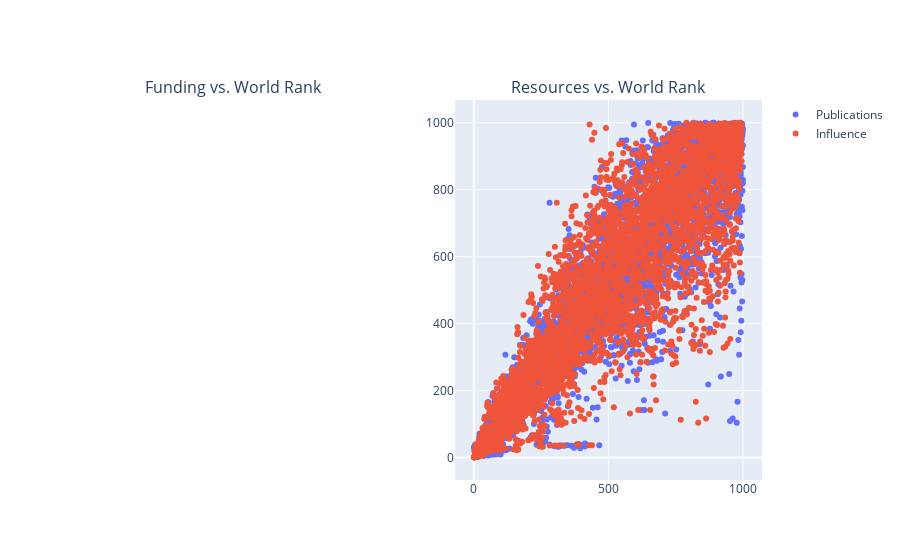

The notebook cell saved with this chart:
### Code cell
# Scatter plot of resources vs. world rank
fig.add_trace(
    go.Scatter(x=df["influence"], y=df["world_rank"], mode="markers", name="Influence"),
    row=1, col=2
)

### Figure 1 — Plotly figure (JSON) as saved in the notebook; plotly's stock layout.template omitted (floating-point values rounded to 4 significant figures; data arrays with more than 128 entries replaced by an {"elided": "..."} marker saying what was removed)
{"data": [{"mode": "markers", "name": "Publications", "type": "scatter", "x": {"elided": "4200 int values"}, "xaxis": "x2", "y": {"elided": "4200 int values"}, "yaxis": "y2"}, {"mode": "markers", "name": "Influence", "type": "scatter", "x": {"elided": "4200 int values"}, "xaxis": "x2", "y": {"elided": "4200 int values"}, "yaxis": "y2"}], "layout": {"annotations": [{"font": {"size": 16}, "showarrow": false, "text": "Funding vs. World Rank", "x": 0.225, "xanchor": "center", "xref": "paper", "y": 1, "yanchor": "bottom", "yref": "paper"}, {"font": {"size": 16}, "showarrow": false, "text": "Resources vs. World Rank", "x": 0.775, "xanchor": "center", "xref": "paper", "y": 1, "yanchor": "bottom", "yref": "paper"}], "xaxis": {"anchor": "y", "domain": [0, 0.45]}, "xaxis2": {"anchor": "y2", "domain": [0.55, 1]}, "yaxis": {"anchor": "x", "domain": [0, 1]}, "yaxis2": {"anchor": "x2", "domain": [0, 1]}}}
